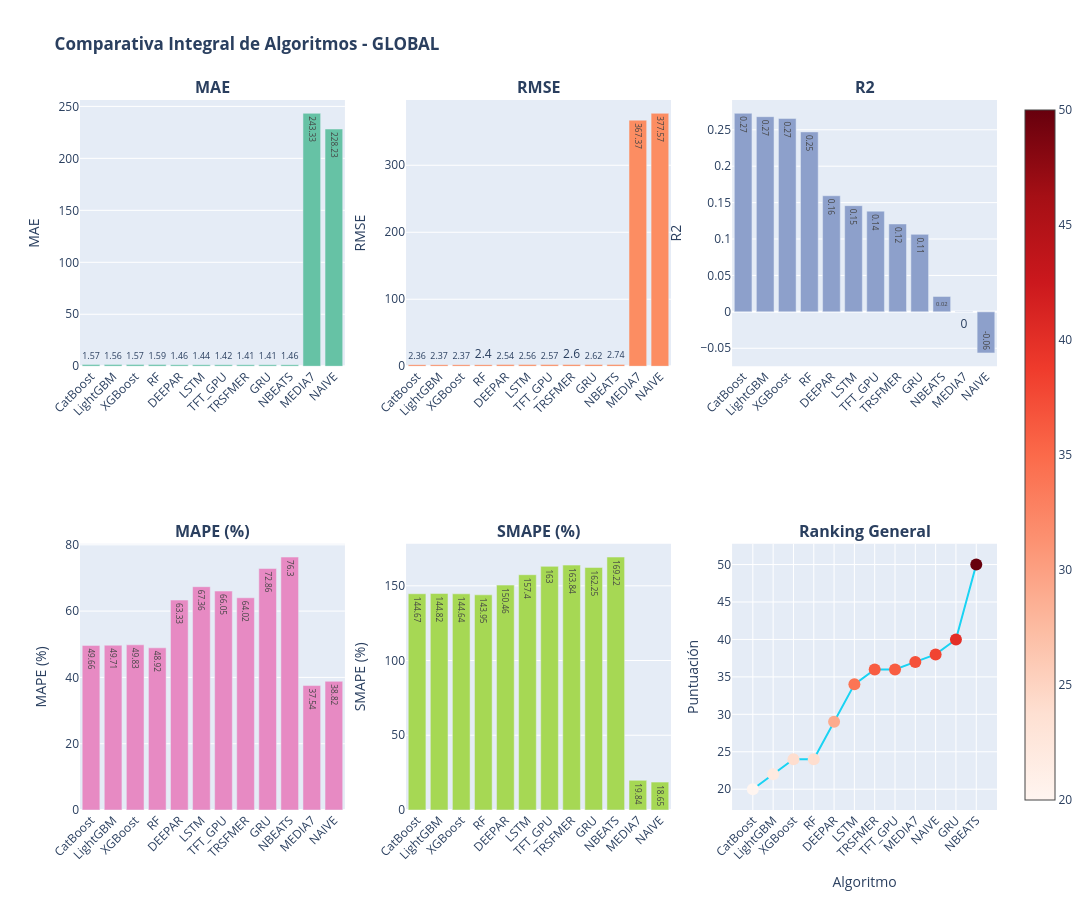

The cell this chart's notebook holds for it:
### Markdown cell above
# COMPARATIVOS POR MÉTRICA MODELOs GLOBALES

### Code cell
# ============================================================================
# GRÁFICOS COMPARATIVOS DE ALGORITMOS POR MÉTRICA
# ============================================================================

print("\n" + "="*100)
print("📈 GRÁFICOS COMPARATIVOS DE ALGORITMOS")
print("="*100)

# Crear figura con subplots para cada métrica
fig_comparativa = make_subplots(
    rows=2, cols=3,
    subplot_titles=[f"<b>{m}</b>" for m in METRICAS_COMPARACION + ['Ranking General']],
    specs=[[{"type": "bar"}, {"type": "bar"}, {"type": "bar"}],
           [{"type": "bar"}, {"type": "bar"}, {"type": "scatter"}]]
)

# Datos ordenados por RMSE para consistencia
df_global_sorted = df_global.sort_values('RMSE')
colores = px.colors.qualitative.Set2

row_col_positions = [(1, 1), (1, 2), (1, 3), (2, 1), (2, 2), (2, 3)]

for idx, metrica in enumerate(METRICAS_COMPARACION):
    row, col = row_col_positions[idx]
    
    # Crear barplot
    fig_comparativa.add_trace(
        go.Bar(
            x=df_global_sorted['Algoritmo'],
            y=df_global_sorted[metrica],
            name=metrica,
            marker_color=colores[idx % len(colores)],
            text=df_global_sorted[metrica].round(2),
            textposition='auto',
            showlegend=False
        ),
        row=row, col=col
    )
    
    fig_comparativa.update_yaxes(title_text=metrica, row=row, col=col)
    fig_comparativa.update_xaxes(tickangle=-45, row=row, col=col)

# Agregar gráfico de ranking general
df_ranking_general = df_rankings.sort_values('PUNTUACIÓN_TOTAL')
fig_comparativa.add_trace(
    go.Scatter(
        x=df_ranking_general.index,
        y=df_ranking_general['PUNTUACIÓN_TOTAL'],
        mode='markers+lines',
        marker=dict(size=12, color=df_ranking_general['PUNTUACIÓN_TOTAL'], 
                   colorscale='Reds', showscale=True),
        name='Puntuación Total',
        text=[f"Rank: {int(v)}" for v in df_ranking_general['PUNTUACIÓN_TOTAL']],
        textposition="top center",
        showlegend=False
    ),
    row=2, col=3
)

fig_comparativa.update_yaxes(title_text="Puntuación", row=2, col=3)
fig_comparativa.update_xaxes(title_text="Algoritmo", tickangle=-45, row=2, col=3)

fig_comparativa.update_layout(
    title_text="<b>Comparativa Integral de Algoritmos - GLOBAL</b>",
    height=900,
    width=1600,
    showlegend=False
)

fig_comparativa.show()

### Figure 1 — Plotly figure (JSON) as saved in the notebook; plotly's stock layout.template omitted (floating-point values rounded to 4 significant figures)
{"data": [{"marker": {"color": "rgb(102,194,165)"}, "name": "MAE", "showlegend": false, "text": [1.57, 1.56, 1.57, 1.59, 1.46, 1.44, 1.42, 1.41, 1.41, 1.46, 243.3, 228.2], "textposition": "auto", "type": "bar", "x": ["CatBoost", "LightGBM", "XGBoost", "RF", "DEEPAR", "LSTM", "TFT_GPU", "TRSFMER", "GRU", "NBEATS", "MEDIA7", "NAIVE"], "xaxis": "x", "y": [1.568, 1.564, 1.566, 1.591, 1.457, 1.443, 1.415, 1.406, 1.41, 1.461, 243.3, 228.2], "yaxis": "y"}, {"marker": {"color": "rgb(252,141,98)"}, "name": "RMSE", "showlegend": false, "text": [2.36, 2.37, 2.37, 2.4, 2.54, 2.56, 2.57, 2.6, 2.62, 2.74, 367.4, 377.6], "textposition": "auto", "type": "bar", "x": ["CatBoost", "LightGBM", "XGBoost", "RF", "DEEPAR", "LSTM", "TFT_GPU", "TRSFMER", "GRU", "NBEATS", "MEDIA7", "NAIVE"], "xaxis": "x2", "y": [2.361, 2.368, 2.372, 2.402, 2.538, 2.558, 2.57, 2.596, 2.617, 2.739, 367.4, 377.6], "yaxis": "y2"}, {"marker": {"color": "rgb(141,160,203)"}, "name": "R2", "showlegend": false, "text": [0.27, 0.27, 0.27, 0.25, 0.16, 0.15, 0.14, 0.12, 0.11, 0.02, -0.0, -0.06], "textposition": "auto", "type": "bar", "x": ["CatBoost", "LightGBM", "XGBoost", "RF", "DEEPAR", "LSTM", "TFT_GPU", "TRSFMER", "GRU", "NBEATS", "MEDIA7", "NAIVE"], "xaxis": "x3", "y": [0.2726, 0.268, 0.2656, 0.2471, 0.1594, 0.1458, 0.1383, 0.1207, 0.1064, 0.0212, -0.0001, -0.0564], "yaxis": "y3"}, {"marker": {"color": "rgb(231,138,195)"}, "name": "MAPE (%)", "showlegend": false, "text": [49.66, 49.71, 49.83, 48.92, 63.33, 67.36, 66.05, 64.02, 72.86, 76.3, 37.54, 38.82], "textposition": "auto", "type": "bar", "x": ["CatBoost", "LightGBM", "XGBoost", "RF", "DEEPAR", "LSTM", "TFT_GPU", "TRSFMER", "GRU", "NBEATS", "MEDIA7", "NAIVE"], "xaxis": "x4", "y": [49.66, 49.71, 49.83, 48.92, 63.33, 67.36, 66.05, 64.02, 72.86, 76.3, 37.54, 38.82], "yaxis": "y4"}, {"marker": {"color": "rgb(166,216,84)"}, "name": "SMAPE (%)", "showlegend": false, "text": [144.7, 144.8, 144.6, 143.9, 150.5, 157.4, 163.0, 163.8, 162.2, 169.2, 19.84, 18.65], "textposition": "auto", "type": "bar", "x": ["CatBoost", "LightGBM", "XGBoost", "RF", "DEEPAR", "LSTM", "TFT_GPU", "TRSFMER", "GRU", "NBEATS", "MEDIA7", "NAIVE"], "xaxis": "x5", "y": [144.7, 144.8, 144.6, 143.9, 150.5, 157.4, 163.0, 163.8, 162.2, 169.2, 19.84, 18.65], "yaxis": "y5"}, {"marker": {"color": [20, 22, 24, 24, 29, 34, 36, 36, 37, 38, 40, 50], "colorscale": [[0, "rgb(255,245,240)"], [0.125, "rgb(254,224,210)"], [0.25, "rgb(252,187,161)"], [0.375, "rgb(252,146,114)"], [0.5, "rgb(251,106,74)"], [0.625, "rgb(239,59,44)"], [0.75, "rgb(203,24,29)"], [0.875, "rgb(165,15,21)"], [1, "rgb(103,0,13)"]], "showscale": true, "size": 12}, "mode": "markers+lines", "name": "Puntuación Total", "showlegend": false, "text": ["Rank: 20", "Rank: 22", "Rank: 24", "Rank: 24", "Rank: 29", "Rank: 34", "Rank: 36", "Rank: 36", "Rank: 37", "Rank: 38", "Rank: 40", "Rank: 50"], "textposition": "top center", "type": "scatter", "x": ["CatBoost", "LightGBM", "XGBoost", "RF", "DEEPAR", "LSTM", "TRSFMER", "TFT_GPU", "MEDIA7", "NAIVE", "GRU", "NBEATS"], "xaxis": "x6", "y": [20, 22, 24, 24, 29, 34, 36, 36, 37, 38, 40, 50], "yaxis": "y6"}], "layout": {"annotations": [{"font": {"size": 16}, "showarrow": false, "text": "<b>MAE</b>", "x": 0.1444, "xanchor": "center", "xref": "paper", "y": 1, "yanchor": "bottom", "yref": "paper"}, {"font": {"size": 16}, "showarrow": false, "text": "<b>RMSE</b>", "x": 0.5, "xanchor": "center", "xref": "paper", "y": 1, "yanchor": "bottom", "yref": "paper"}, {"font": {"size": 16}, "showarrow": false, "text": "<b>R2</b>", "x": 0.8556, "xanchor": "center", "xref": "paper", "y": 1, "yanchor": "bottom", "yref": "paper"}, {"font": {"size": 16}, "showarrow": false, "text": "<b>MAPE (%)</b>", "x": 0.1444, "xanchor": "center", "xref": "paper", "y": 0.375, "yanchor": "bottom", "yref": "paper"}, {"font": {"size": 16}, "showarrow": false, "text": "<b>SMAPE (%)</b>", "x": 0.5, "xanchor": "center", "xref": "paper", "y": 0.375, "yanchor": "bottom", "yref": "paper"}, {"font": {"size": 16}, "showarrow": false, "text": "<b>Ranking General</b>", "x": 0.8556, "xanchor": "center", "xref": "paper", "y": 0.375, "yanchor": "bottom", "yref": "paper"}], "height": 900, "showlegend": false, "title": {"text": "<b>Comparativa Integral de Algoritmos - GLOBAL</b>"}, "width": 1600, "xaxis": {"anchor": "y", "domain": [0, 0.2889], "tickangle": -45}, "xaxis2": {"anchor": "y2", "domain": [0.3556, 0.6444], "tickangle": -45}, "xaxis3": {"anchor": "y3", "domain": [0.7111, 1], "tickangle": -45}, "xaxis4": {"anchor": "y4", "domain": [0, 0.2889], "tickangle": -45}, "xaxis5": {"anchor": "y5", "domain": [0.3556, 0.6444], "tickangle": -45}, "xaxis6": {"anchor": "y6", "domain": [0.7111, 1], "tickangle": -45, "title": {"text": "Algoritmo"}}, "yaxis": {"anchor": "x", "domain": [0.625, 1], "title": {"text": "MAE"}}, "yaxis2": {"anchor": "x2", "domain": [0.625, 1], "title": {"text": "RMSE"}}, "yaxis3": {"anchor": "x3", "domain": [0.625, 1], "title": {"text": "R2"}}, "yaxis4": {"anchor": "x4", "domain": [0, 0.375], "title": {"text": "MAPE (%)"}}, "yaxis5": {"anchor": "x5", "domain": [0, 0.375], "title": {"text": "SMAPE (%)"}}, "yaxis6": {"anchor": "x6", "domain": [0, 0.375], "title": {"text": "Puntuación"}}}}
